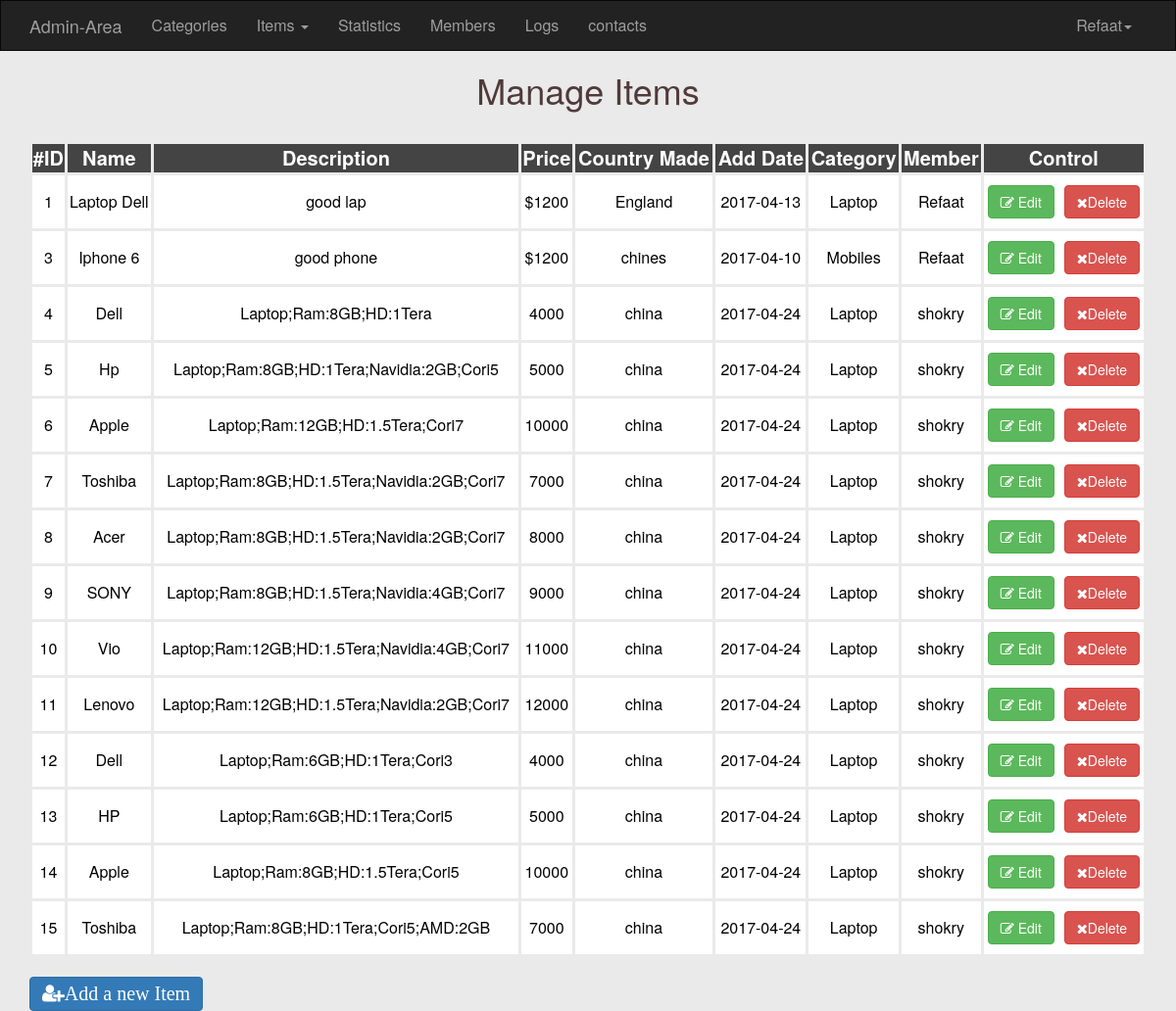
The app's page /Admin/Items.php (signed in), older data.
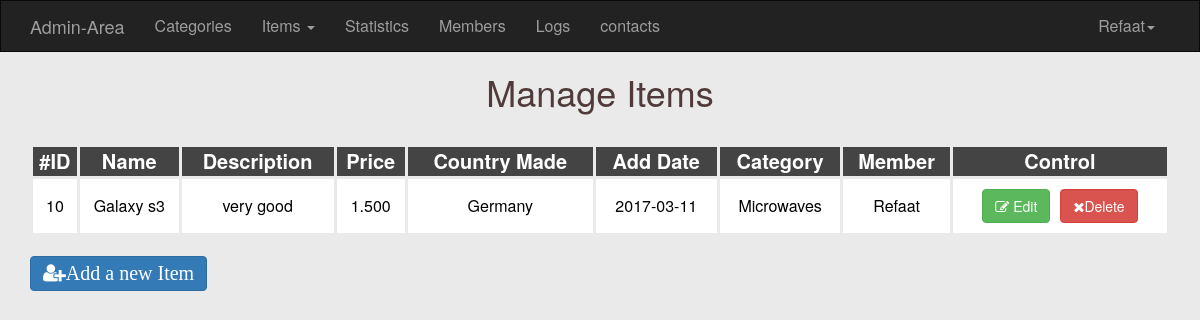
The same page, newer data.
### tables this page shows
CREATE TABLE IF NOT EXISTS `items` (
  `ItemID` int(11) NOT NULL AUTO_INCREMENT,
  `Name` varchar(255) NOT NULL,
  `Description` text NOT NULL,
  `Price` varchar(255) NOT NULL,
  `Add_Date` date NOT NULL,
  `Country_Made` varchar(255) NOT NULL,
  `Status` varchar(255) NOT NULL,
  `Cat_ID` int(11) NOT NULL,
  `Member_ID` int(11) NOT NULL,
  PRIMARY KEY (`ItemID`)
);

CREATE TABLE IF NOT EXISTS `categories` (
  `ID` int(11) NOT NULL AUTO_INCREMENT,
  `Name` varchar(255) NOT NULL,
  `Description` text NOT NULL,
  `Comments` varchar(255) NOT NULL,
  PRIMARY KEY (`ID`)
);

### Admin/include/Languages/english.php (called while the page is built)
<?php
function lang($phares)
{
    static $lang = array(
    "Home-Admin"    => "Admin-Area",
    "ADMIN"         => "Adminstrator",
    "Categories"    =>"Categories",
    "ITEMS"        =>"Items ",
    "Statistics"    =>"Statistics ",
    "Members"      =>"Members ",
    "Logs"          =>"Logs",
    "contacts"      =>"contacts"
    );
    return $lang[$phares];
}
?>

### Admin/Items.php (the view, shortened to what this page needs)
<?php
    if(isset($_SESSION['username']))
    {
     include "init.php";
        $do = isset($_GET['do']) ? $_GET['do'] : 'manage';
        if($do == "manage")
        {
            $stmt=$con->prepare("SELECT
                                items.* , categories.Name AS category_Name , adminusers.UserName
                                FROM items
                                INNER JOIN categories ON categories.ID = items.Cat_ID
                                INNER JOIN adminusers ON adminusers.UserID = items.Member_ID");
            $stmt->execute();
            $rows = $stmt->fetchAll();
    ?>
    <h1 class="text-center">Manage Items</h1><br>
        <div class="container">
            <div class="table-responsive">
                <table class="main-table text-center table table-bordered">
                    <tr>
                        <th>#ID</th>
                        <th>Name</th>
                        <th>Description</th>
                        <th>Price</th>
                        <th>Country Made</th>
                        <th>Add Date</th>
                        <th>Category</th>
                        <th>Member</th>
                        <th>Control</th>
                    </tr>
                    <?php
                    foreach($rows as $row)
                    {
                        echo "<tr>";
                        echo "<td>" .$row['ItemID']."</td>";
                        echo "<td>" .$row['Name']."</td>";
                        echo "<td>" .$row['Description']."</td>";
                        echo "<td>" .$row['Price']."</td>";
                        echo "<td>" .$row['Country_Made']."</td>";
                        echo "<td>" .$row['Add_Date']."</td>";
                        echo "<td>" .$row['category_Name']."</td>";
                        echo "<td>" .$row['UserName']."</td>";
                        echo "<td>";
                        echo "<a href='Items.php?do=edit&Item_Id=".$row['ItemID']."'class='EditBtn btn btn-success'><i class ='fa fa-edit'></i>
                        Edit</a>";
                        echo "<a href='Items.php?do=delete&Item_Id=".$row['ItemID']."' class='btn btn-danger confirm'><i class ='fa fa-close'></i>Delete</a>";
                        echo "</td>";
                        echo "</tr>";
                    }
                    ?>
                </table>
            </div>
                      <a href='Items.php?do=add' class="btn btn-primary"><li class="AddBtn fa fa-user-plus">Add a new Item</li></a>
        </div>
        <?php
        }
}
  else
    {
        header('Location:index.php');
        exit();
    }
include $tpl . "footer.php";
?>

### Admin/include/Templetes/header.php (shortened to what this page needs)
<!DOCTYPE html>
<html>
    <head>
        <link rel="stylesheet" href="<?php echo $css ; ?>bootstrap.min.css">
        <link rel="stylesheet" href="<?php echo $css ; ?>font-awesome.min.css">
        <link rel="stylesheet" href="<?php echo $css ; ?>backend.css">
    </head>
<body>

### Admin/init.php (shortened to what this page needs)
<?php
    $tpl = "Include/Templetes/";
    $lan = "Include/Languages/";
    $css = "Layout/css/";
    include $tpl . "header.php";
    include $lan . "english.php";
    if(!isset($nonavbar))
    {
        include $tpl . "navbar.php";
    }
?>

### Admin/include/Templetes/navbar.php (shortened to what this page needs)
<nav class="navbar navbar-inverse">
    <div class="container">
        <div class="navbar-header">
            <a class="navbar-brand" href="dashboard.php">
                <?php echo lang("Home-Admin");?>
            </a>
        </div>
        <div class="collapse navbar-collapse" id="app-nav">
            <ul class="nav navbar-nav">
                <li>
                    <a href="category.php">
                        <?php echo lang('Categories');?>
                    </a>
                </li>
                <li class="dropdown">
                        <a href="#" class="dropdown-toggle" data-toggle="dropdown" role="button" aria-haspopup="true" aria-expanded="false">Items <span class="caret"></span></a>
                </li>
                <li>
                    <a href="dashboard.php">
                        <?php echo lang('Statistics');?>
                    </a>
                </li>
                <li>
                    <a href="members.php">
                        <?php echo lang('Members');?>
                    </a>
                </li>
                <li>
                    <a href="#">
                        <?php echo lang('Logs');?>
                    </a>
                </li>
                <li>
                    <a href="contacts.php">
                        <?php echo lang('contacts');?>
                    </a>
                </li>
            </ul>
            <ul class="nav navbar-nav navbar-right">
                <li class="dropdown">
                    <a href="#" class="dropdown-toggle" data-toggle="dropdown" role="button" aria-haspopup="true" aria-expanded="false">
                        <?php echo $_SESSION['username']?><span class="caret"></span></a>
                </li>
            </ul>
        </div>
    </div>
</nav>

### Admin/include/Templetes/footer.php (shortened to what this page needs)
</body>
</html>

### Admin/Layout/css/backend.css (style rules this page uses)
body { background-color: #EAEAEA; font-size: 16px; }
.text-center { color: #503a3a; }
.navbar { border-radius:0; }
.main-table th { text-align: center; color: #FFF; background-color: #444; font-size: 20px; padding: 0px; }
.main-table td { text-align: center; color: black; background-color: #FFF; font-size: 16px; }
.table > tbody > tr > td, .table > tbody > tr > th, .table > tfoot > tr > td, .table > tfoot > tr > th, .table > thead > tr > td, .table > thead > tr > th { padding: 0px; vertical-align: middle; }
.table-bordered > tbody > tr > td, .table-bordered > tbody > tr > th, .table-bordered > tfoot > tr > td, .table-bordered > tfoot > tr > th, .table-bordered > thead > tr > td, .table-bordered > thead > tr > th { border: 3px solid #EAEAEA }
.EditBtn { margin-right: 10px; margin-top: 10px; margin-bottom: 10px; }
.AddBtn { font-size: 20px; }

Row changes from the older to the newer data that the page shows:
removed items: ItemID "1", Name "Laptop Dell", Description "good lap", Price "$1200", Country_Made "England", Add_Date "2017-04-13", Cat_ID.Name "Laptop", Member_ID.Username "Refaat"
removed items: ItemID "3", Name "Iphone 6", Description "good phone", Price "$1200", Country_Made "chines", Add_Date "2017-04-10", Cat_ID.Name "Mobiles", Member_ID.Username "Refaat"
removed items: ItemID "4", Name "Dell", Description "Laptop;Ram:8GB;HD:1Tera", Price "4000", Country_Made "china", Add_Date "2017-04-24", Cat_ID.Name "Laptop", Member_ID.Username "shokry"
removed items: ItemID "5", Name "Hp", Description "Laptop;Ram:8GB;HD:1Tera;Navidia:2GB;Cori5", Price "5000", Country_Made "china", Add_Date "2017-04-24", Cat_ID.Name "Laptop", Member_ID.Username "shokry"
removed items: ItemID "6", Name "Apple", Description "Laptop;Ram:12GB;HD:1.5Tera;Cori7", Price "10000", Country_Made "china", Add_Date "2017-04-24", Cat_ID.Name "Laptop", Member_ID.Username "shokry"
removed items: ItemID "7", Name "Toshiba", Description "Laptop;Ram:8GB;HD:1.5Tera;Navidia:2GB;Cori7", Price "7000", Country_Made "china", Add_Date "2017-04-24", Cat_ID.Name "Laptop", Member_ID.Username "shokry"
removed items: ItemID "8", Name "Acer", Description "Laptop;Ram:8GB;HD:1.5Tera;Navidia:2GB;Cori7", Price "8000", Country_Made "china", Add_Date "2017-04-24", Cat_ID.Name "Laptop", Member_ID.Username "shokry"
removed items: ItemID "9", Name "SONY", Description "Laptop;Ram:8GB;HD:1.5Tera;Navidia:4GB;Cori7", Price "9000", Country_Made "china", Add_Date "2017-04-24", Cat_ID.Name "Laptop", Member_ID.Username "shokry"
removed items: ItemID "11", Name "Lenovo", Description "Laptop;Ram:12GB;HD:1.5Tera;Navidia:2GB;Cori7", Price "12000", Country_Made "china", Add_Date "2017-04-24", Cat_ID.Name "Laptop", Member_ID.Username "shokry"
removed items: ItemID "12", Name "Dell", Description "Laptop;Ram:6GB;HD:1Tera;Cori3", Price "4000", Country_Made "china", Add_Date "2017-04-24", Cat_ID.Name "Laptop", Member_ID.Username "shokry"
removed items: ItemID "13", Name "HP", Description "Laptop;Ram:6GB;HD:1Tera;Cori5", Price "5000", Country_Made "china", Add_Date "2017-04-24", Cat_ID.Name "Laptop", Member_ID.Username "shokry"
removed items: ItemID "14", Name "Apple", Description "Laptop;Ram:8GB;HD:1.5Tera;Cori5", Price "10000", Country_Made "china", Add_Date "2017-04-24", Cat_ID.Name "Laptop", Member_ID.Username "shokry"
removed items: ItemID "15", Name "Toshiba", Description "Laptop;Ram:8GB;HD:1Tera;Cori5;AMD:2GB", Price "7000", Country_Made "china", Add_Date "2017-04-24", Cat_ID.Name "Laptop", Member_ID.Username "shokry"
changed items id 10: Name "Vio" → "Galaxy s3"; Description "Laptop;Ram:12GB;HD:1.5Tera;Navidia:4GB;Cori7" → "very good"; Price "11000" → "1.500"; Country_Made "china" → "Germany"; Add_Date "2017-04-24" → "2017-03-11"; categories.Name "Laptop" → "Microwaves"; adminusers.Username "shokry" → "Refaat"
